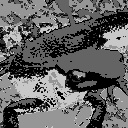

Write the Python code that produced this figure.
import cv2
import numpy as np
import matplotlib.pyplot as plt
from glob import glob

img = cv2.imread("imori.jpg").astype(np.float32)
H, W, C = img.shape

# k-Means
Class = 5

np.random.seed(0)

img = np.reshape(img, (H*W, -1))

i = np.random.choice(np.arange(H*W), Class, replace=False)
Cs = img[i].copy()

print(Cs)

clss = np.zeros((H*W), dtype=int)

for i in range(H*W):
    dis = np.sum(np.abs(Cs - img[i]), axis=1)
    clss[i] = np.argmin(dis)


out = np.reshape(clss, (H, W)) * 50
out = out.astype(np.uint8)

cv2.imwrite("out.jpg", out)
cv2.imshow("result", out)
cv2.waitKey(0)
